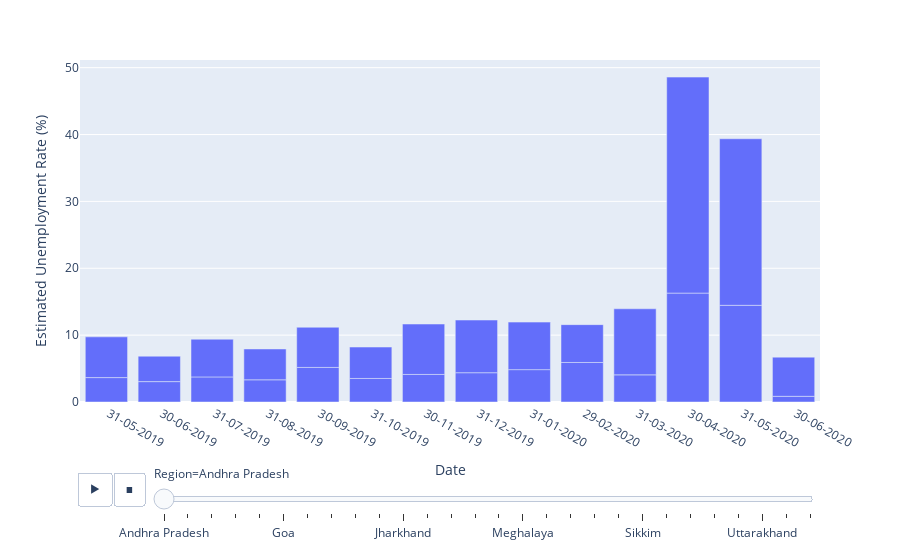

Here is the notebook cell this chart was saved with:
### Code cell
fig=px.bar(notNullUnemployed,x=" Date",y=" Estimated Unemployment Rate (%)",animation_frame="Region",template="plotly")
fig.show()

### Figure 1 — Plotly figure (JSON) as saved in the notebook; plotly's stock layout.template omitted (floating-point values rounded to 4 significant figures)
{"data": [{"alignmentgroup": "True", "hovertemplate": "Region=Andhra Pradesh<br> Date=%{x}<br> Estimated Unemployment Rate (%)=%{y}<extra></extra>", "legendgroup": "", "marker": {"color": "#636efa", "pattern": {"shape": ""}}, "name": "", "offsetgroup": "", "orientation": "v", "showlegend": false, "textposition": "auto", "type": "bar", "x": [" 31-05-2019", " 30-06-2019", " 31-07-2019", " 31-08-2019", " 30-09-2019", " 31-10-2019", " 30-11-2019", " 31-12-2019", " 31-01-2020", " 29-02-2020", " 31-03-2020", " 30-04-2020", " 31-05-2020", " 30-06-2020", " 31-05-2019", " 30-06-2019", " 31-07-2019", " 31-08-2019", " 30-09-2019", " 31-10-2019", " 30-11-2019", " 31-12-2019", " 31-01-2020", " 29-02-2020", " 31-03-2020", " 30-04-2020", " 31-05-2020", " 30-06-2020"], "xaxis": "x", "y": [3.65, 3.05, 3.75, 3.32, 5.17, 3.52, 4.12, 4.38, 4.84, 5.91, 4.06, 16.29, 14.46, 0.85, 6.09, 3.8, 5.64, 4.61, 6.01, 4.7, 7.54, 7.88, 7.11, 5.66, 9.88, 32.3, 24.91, 5.86], "yaxis": "y"}], "layout": {"barmode": "relative", "legend": {"tracegroupgap": 0}, "margin": {"t": 60}, "sliders": [{"active": 0, "currentvalue": {"prefix": "Region="}, "len": 0.9, "pad": {"b": 10, "t": 60}, "steps": [{"args": [["Andhra Pradesh"], {"frame": {"duration": 0, "redraw": true}, "fromcurrent": true, "mode": "immediate", "transition": {"duration": 0, "easing": "linear"}}], "label": "Andhra Pradesh", "method": "animate"}, {"args": [["Assam"], {"frame": {"duration": 0, "redraw": true}, "fromcurrent": true, "mode": "immediate", "transition": {"duration": 0, "easing": "linear"}}], "label": "Assam", "method": "animate"}, {"args": [["Bihar"], {"frame": {"duration": 0, "redraw": true}, "fromcurrent": true, "mode": "immediate", "transition": {"duration": 0, "easing": "linear"}}], "label": "Bihar", "method": "animate"}, {"args": [["Chhattisgarh"], {"frame": {"duration": 0, "redraw": true}, "fromcurrent": true, "mode": "immediate", "transition": {"duration": 0, "easing": "linear"}}], "label": "Chhattisgarh", "method": "animate"}, {"args": [["Delhi"], {"frame": {"duration": 0, "redraw": true}, "fromcurrent": true, "mode": "immediate", "transition": {"duration": 0, "easing": "linear"}}], "label": "Delhi", "method": "animate"}, {"args": [["Goa"], {"frame": {"duration": 0, "redraw": true}, "fromcurrent": true, "mode": "immediate", "transition": {"duration": 0, "easing": "linear"}}], "label": "Goa", "method": "animate"}, {"args": [["Gujarat"], {"frame": {"duration": 0, "redraw": true}, "fromcurrent": true, "mode": "immediate", "transition": {"duration": 0, "easing": "linear"}}], "label": "Gujarat", "method": "animate"}, {"args": [["Haryana"], {"frame": {"duration": 0, "redraw": true}, "fromcurrent": true, "mode": "immediate", "transition": {"duration": 0, "easing": "linear"}}], "label": "Haryana", "method": "animate"}, {"args": [["Himachal Pradesh"], {"frame": {"duration": 0, "redraw": true}, "fromcurrent": true, "mode": "immediate", "transition": {"duration": 0, "easing": "linear"}}], "label": "Himachal Pradesh", "method": "animate"}, {"args": [["Jammu & Kashmir"], {"frame": {"duration": 0, "redraw": true}, "fromcurrent": true, "mode": "immediate", "transition": {"duration": 0, "easing": "linear"}}], "label": "Jammu & Kashmir", "method": "animate"}, {"args": [["Jharkhand"], {"frame": {"duration": 0, "redraw": true}, "fromcurrent": true, "mode": "immediate", "transition": {"duration": 0, "easing": "linear"}}], "label": "Jharkhand", "method": "animate"}, {"args": [["Karnataka"], {"frame": {"duration": 0, "redraw": true}, "fromcurrent": true, "mode": "immediate", "transition": {"duration": 0, "easing": "linear"}}], "label": "Karnataka", "method": "animate"}, {"args": [["Kerala"], {"frame": {"duration": 0, "redraw": true}, "fromcurrent": true, "mode": "immediate", "transition": {"duration": 0, "easing": "linear"}}], "label": "Kerala", "method": "animate"}, {"args": [["Madhya Pradesh"], {"frame": {"duration": 0, "redraw": true}, "fromcurrent": true, "mode": "immediate", "transition": {"duration": 0, "easing": "linear"}}], "label": "Madhya Pradesh", "method": "animate"}, {"args": [["Maharashtra"], {"frame": {"duration": 0, "redraw": true}, "fromcurrent": true, "mode": "immediate", "transition": {"duration": 0, "easing": "linear"}}], "label": "Maharashtra", "method": "animate"}, {"args": [["Meghalaya"], {"frame": {"duration": 0, "redraw": true}, "fromcurrent": true, "mode": "immediate", "transition": {"duration": 0, "easing": "linear"}}], "label": "Meghalaya", "method": "animate"}, {"args": [["Odisha"], {"frame": {"duration": 0, "redraw": true}, "fromcurrent": true, "mode": "immediate", "transition": {"duration": 0, "easing": "linear"}}], "label": "Odisha", "method": "animate"}, {"args": [["Puducherry"], {"frame": {"duration": 0, "redraw": true}, "fromcurrent": true, "mode": "immediate", "transition": {"duration": 0, "easing": "linear"}}], "label": "Puducherry", "method": "animate"}, {"args": [["Punjab"], {"frame": {"duration": 0, "redraw": true}, "fromcurrent": true, "mode": "immediate", "transition": {"duration": 0, "easing": "linear"}}], "label": "Punjab", "method": "animate"}, {"args": [["Rajasthan"], {"frame": {"duration": 0, "redraw": true}, "fromcurrent": true, "mode": "immediate", "transition": {"duration": 0, "easing": "linear"}}], "label": "Rajasthan", "method": "animate"}, {"args": [["Sikkim"], {"frame": {"duration": 0, "redraw": true}, "fromcurrent": true, "mode": "immediate", "transition": {"duration": 0, "easing": "linear"}}], "label": "Sikkim", "method": "animate"}, {"args": [["Tamil Nadu"], {"frame": {"duration": 0, "redraw": true}, "fromcurrent": true, "mode": "immediate", "transition": {"duration": 0, "easing": "linear"}}], "label": "Tamil Nadu", "method": "animate"}, {"args": [["Telangana"], {"frame": {"duration": 0, "redraw": true}, "fromcurrent": true, "mode": "immediate", "transition": {"duration": 0, "easing": "linear"}}], "label": "Telangana", "method": "animate"}, {"args": [["Tripura"], {"frame": {"duration": 0, "redraw": true}, "fromcurrent": true, "mode": "immediate", "transition": {"duration": 0, "easing": "linear"}}], "label": "Tripura", "method": "animate"}, {"args": [["Uttar Pradesh"], {"frame": {"duration": 0, "redraw": true}, "fromcurrent": true, "mode": "immediate", "transition": {"duration": 0, "easing": "linear"}}], "label": "Uttar Pradesh", "method": "animate"}, {"args": [["Uttarakhand"], {"frame": {"duration": 0, "redraw": true}, "fromcurrent": true, "mode": "immediate", "transition": {"duration": 0, "easing": "linear"}}], "label": "Uttarakhand", "method": "animate"}, {"args": [["West Bengal"], {"frame": {"duration": 0, "redraw": true}, "fromcurrent": true, "mode": "immediate", "transition": {"duration": 0, "easing": "linear"}}], "label": "West Bengal", "method": "animate"}, {"args": [["Chandigarh"], {"frame": {"duration": 0, "redraw": true}, "fromcurrent": true, "mode": "immediate", "transition": {"duration": 0, "easing": "linear"}}], "label": "Chandigarh", "method": "animate"}], "x": 0.1, "xanchor": "left", "y": 0, "yanchor": "top"}], "updatemenus": [{"buttons": [{"args": [null, {"frame": {"duration": 500, "redraw": true}, "fromcurrent": true, "mode": "immediate", "transition": {"duration": 500, "easing": "linear"}}], "label": "&#9654;", "method": "animate"}, {"args": [[null], {"frame": {"duration": 0, "redraw": true}, "fromcurrent": true, "mode": "immediate", "transition": {"duration": 0, "easing": "linear"}}], "label": "&#9724;", "method": "animate"}], "direction": "left", "pad": {"r": 10, "t": 70}, "showactive": false, "type": "buttons", "x": 0.1, "xanchor": "right", "y": 0, "yanchor": "top"}], "xaxis": {"anchor": "y", "domain": [0, 1], "title": {"text": " Date"}}, "yaxis": {"anchor": "x", "domain": [0, 1], "title": {"text": " Estimated Unemployment Rate (%)"}}}}
